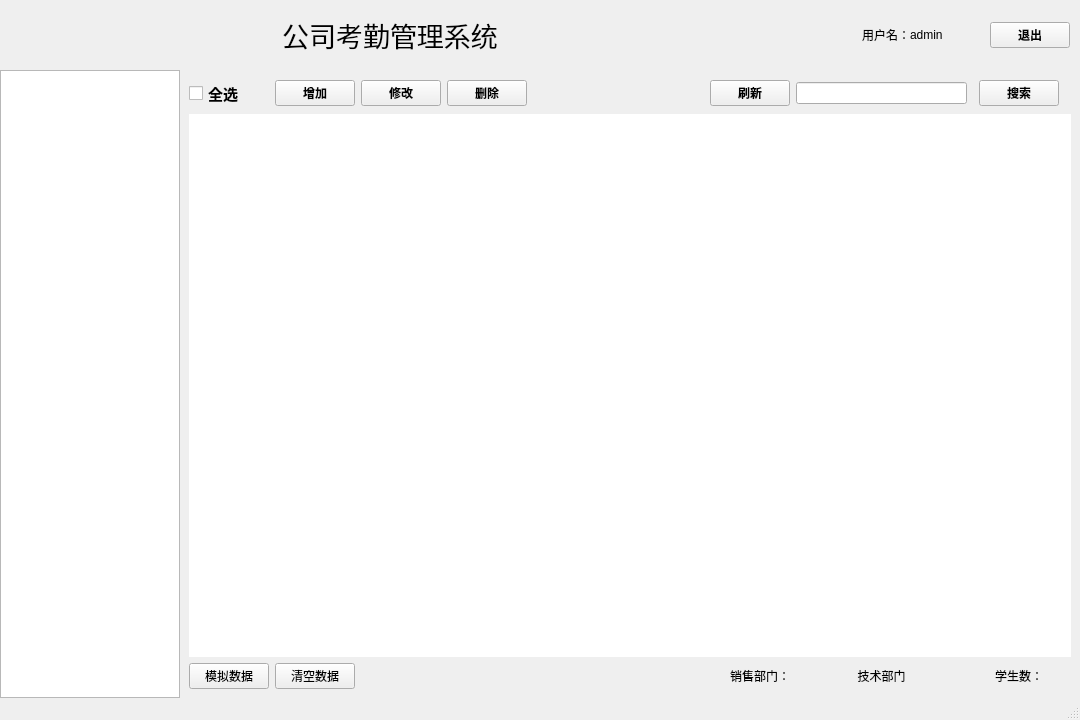
<?xml version="1.0" encoding="UTF-8"?>
<ui version="4.0">
 <class>employee</class>
 <widget class="QMainWindow" name="employee">
  <property name="geometry">
   <rect>
    <x>0</x>
    <y>0</y>
    <width>1080</width>
    <height>720</height>
   </rect>
  </property>
  <property name="minimumSize">
   <size>
    <width>1080</width>
    <height>720</height>
   </size>
  </property>
  <property name="acceptDrops">
   <bool>false</bool>
  </property>
  <property name="windowTitle">
   <string>公司考勤管理系统</string>
  </property>
  <property name="windowIcon">
   <iconset resource="png.qrc">
    <normaloff>:/headPhoto.jpg</normaloff>:/headPhoto.jpg</iconset>
  </property>
  <property name="styleSheet">
   <string notr="true"/>
  </property>
  <widget class="QWidget" name="centralwidget">
   <property name="styleSheet">
    <string notr="true"/>
   </property>
   <layout class="QGridLayout" name="gridLayout_3" rowstretch="1,9" columnstretch="2,8" rowminimumheight="1,9" columnminimumwidth="1,9">
    <property name="leftMargin">
     <number>0</number>
    </property>
    <property name="topMargin">
     <number>0</number>
    </property>
    <property name="rightMargin">
     <number>0</number>
    </property>
    <property name="bottomMargin">
     <number>0</number>
    </property>
    <property name="spacing">
     <number>0</number>
    </property>
    <item row="0" column="0" colspan="2">
     <widget class="QWidget" name="bg_title" native="true">
      <property name="minimumSize">
       <size>
        <width>0</width>
        <height>0</height>
       </size>
      </property>
      <property name="maximumSize">
       <size>
        <width>16777215</width>
        <height>16777215</height>
       </size>
      </property>
      <property name="layoutDirection">
       <enum>Qt::LeftToRight</enum>
      </property>
      <property name="styleSheet">
       <string notr="true"/>
      </property>
      <layout class="QGridLayout" name="gridLayout" columnstretch="0,0,0,0">
       <property name="leftMargin">
        <number>0</number>
       </property>
       <property name="topMargin">
        <number>0</number>
       </property>
       <property name="rightMargin">
        <number>0</number>
       </property>
       <property name="bottomMargin">
        <number>0</number>
       </property>
       <property name="spacing">
        <number>0</number>
       </property>
       <item row="0" column="0">
        <spacer name="horizontalSpacer">
         <property name="orientation">
          <enum>Qt::Horizontal</enum>
         </property>
         <property name="sizeHint" stdset="0">
          <size>
           <width>101</width>
           <height>20</height>
          </size>
         </property>
        </spacer>
       </item>
       <item row="0" column="3">
        <widget class="QWidget" name="widget_2" native="true">
         <property name="minimumSize">
          <size>
           <width>300</width>
           <height>0</height>
          </size>
         </property>
         <property name="maximumSize">
          <size>
           <width>16777215</width>
           <height>16777215</height>
          </size>
         </property>
         <layout class="QGridLayout" name="gridLayout_2" columnminimumwidth="0,0,0,0,0">
          <property name="leftMargin">
           <number>10</number>
          </property>
          <property name="topMargin">
           <number>0</number>
          </property>
          <property name="rightMargin">
           <number>10</number>
          </property>
          <property name="bottomMargin">
           <number>0</number>
          </property>
          <property name="spacing">
           <number>0</number>
          </property>
          <item row="0" column="1">
           <widget class="QLabel" name="label_2">
            <property name="text">
             <string>用户名：</string>
            </property>
            <property name="alignment">
             <set>Qt::AlignRight|Qt::AlignTrailing|Qt::AlignVCenter</set>
            </property>
           </widget>
          </item>
          <item row="0" column="0">
           <widget class="QLabel" name="imglabel">
            <property name="minimumSize">
             <size>
              <width>40</width>
              <height>40</height>
             </size>
            </property>
            <property name="maximumSize">
             <size>
              <width>40</width>
              <height>40</height>
             </size>
            </property>
            <property name="styleSheet">
             <string notr="true">image: url(:/headPhoto.jpg);</string>
            </property>
            <property name="text">
             <string/>
            </property>
           </widget>
          </item>
          <item row="0" column="4">
           <widget class="QPushButton" name="exit_btn">
            <property name="minimumSize">
             <size>
              <width>0</width>
              <height>0</height>
             </size>
            </property>
            <property name="maximumSize">
             <size>
              <width>16777215</width>
              <height>16777215</height>
             </size>
            </property>
            <property name="font">
             <font>
              <bold>true</bold>
             </font>
            </property>
            <property name="styleSheet">
             <string notr="true"/>
            </property>
            <property name="text">
             <string>退出</string>
            </property>
            <property name="btn" stdset="0">
             <string>main</string>
            </property>
           </widget>
          </item>
          <item row="0" column="3">
           <widget class="QLabel" name="lb_name">
            <property name="minimumSize">
             <size>
              <width>0</width>
              <height>0</height>
             </size>
            </property>
            <property name="text">
             <string>admin</string>
            </property>
            <property name="alignment">
             <set>Qt::AlignLeading|Qt::AlignLeft|Qt::AlignVCenter</set>
            </property>
           </widget>
          </item>
         </layout>
        </widget>
       </item>
       <item row="0" column="2">
        <spacer name="horizontalSpacer_2">
         <property name="orientation">
          <enum>Qt::Horizontal</enum>
         </property>
         <property name="sizeHint" stdset="0">
          <size>
           <width>40</width>
           <height>20</height>
          </size>
         </property>
        </spacer>
       </item>
       <item row="0" column="1">
        <widget class="QLabel" name="label">
         <property name="minimumSize">
          <size>
           <width>300</width>
           <height>50</height>
          </size>
         </property>
         <property name="maximumSize">
          <size>
           <width>16777215</width>
           <height>16777215</height>
          </size>
         </property>
         <property name="font">
          <font>
           <pointsize>20</pointsize>
           <bold>false</bold>
          </font>
         </property>
         <property name="text">
          <string>公司考勤管理系统</string>
         </property>
         <property name="alignment">
          <set>Qt::AlignCenter</set>
         </property>
        </widget>
       </item>
      </layout>
     </widget>
    </item>
    <item row="1" column="0">
     <widget class="QTreeWidget" name="treeWidget">
      <property name="minimumSize">
       <size>
        <width>180</width>
        <height>0</height>
       </size>
      </property>
      <property name="maximumSize">
       <size>
        <width>180</width>
        <height>16777215</height>
       </size>
      </property>
      <property name="font">
       <font>
        <bold>true</bold>
       </font>
      </property>
      <property name="styleSheet">
       <string notr="true"/>
      </property>
      <attribute name="headerVisible">
       <bool>false</bool>
      </attribute>
      <column>
       <property name="text">
        <string notr="true">1</string>
       </property>
      </column>
     </widget>
    </item>
    <item row="1" column="1">
     <widget class="QStackedWidget" name="stackedWidget">
      <property name="styleSheet">
       <string notr="true"/>
      </property>
      <property name="lineWidth">
       <number>4</number>
      </property>
      <property name="currentIndex">
       <number>0</number>
      </property>
      <widget class="QWidget" name="page">
       <layout class="QGridLayout" name="gridLayout_5">
        <item row="0" column="6">
         <widget class="QLineEdit" name="le_find">
          <property name="minimumSize">
           <size>
            <width>100</width>
            <height>0</height>
           </size>
          </property>
          <property name="maximumSize">
           <size>
            <width>250</width>
            <height>16777215</height>
           </size>
          </property>
         </widget>
        </item>
        <item row="0" column="3">
         <widget class="QPushButton" name="btn_delete">
          <property name="font">
           <font>
            <bold>true</bold>
           </font>
          </property>
          <property name="styleSheet">
           <string notr="true"/>
          </property>
          <property name="text">
           <string>删除</string>
          </property>
          <property name="btn" stdset="0">
           <string>main</string>
          </property>
         </widget>
        </item>
        <item row="0" column="1">
         <widget class="QPushButton" name="btn_add">
          <property name="font">
           <font>
            <bold>true</bold>
           </font>
          </property>
          <property name="styleSheet">
           <string notr="true"/>
          </property>
          <property name="text">
           <string>增加</string>
          </property>
          <property name="btn" stdset="0">
           <string>main</string>
          </property>
         </widget>
        </item>
        <item row="2" column="8">
         <widget class="QLabel" name="lb_cnt">
          <property name="text">
           <string>学生数：</string>
          </property>
          <property name="alignment">
           <set>Qt::AlignCenter</set>
          </property>
         </widget>
        </item>
        <item row="2" column="1">
         <widget class="QPushButton" name="btn_empty">
          <property name="text">
           <string>清空数据</string>
          </property>
          <property name="btn" stdset="0">
           <string>main</string>
          </property>
         </widget>
        </item>
        <item row="0" column="4">
         <spacer name="horizontalSpacer_3">
          <property name="orientation">
           <enum>Qt::Horizontal</enum>
          </property>
          <property name="sizeHint" stdset="0">
           <size>
            <width>40</width>
            <height>20</height>
           </size>
          </property>
         </spacer>
        </item>
        <item row="1" column="0" colspan="11">
         <widget class="QTableWidget" name="tableWidget_2">
          <property name="minimumSize">
           <size>
            <width>0</width>
            <height>0</height>
           </size>
          </property>
          <property name="maximumSize">
           <size>
            <width>16777215</width>
            <height>16777215</height>
           </size>
          </property>
          <property name="baseSize">
           <size>
            <width>0</width>
            <height>0</height>
           </size>
          </property>
          <property name="styleSheet">
           <string notr="true">border-radius:6px;</string>
          </property>
          <attribute name="horizontalHeaderStretchLastSection">
           <bool>true</bool>
          </attribute>
          <attribute name="verticalHeaderVisible">
           <bool>false</bool>
          </attribute>
         </widget>
        </item>
        <item row="0" column="8">
         <widget class="QPushButton" name="btn_find">
          <property name="font">
           <font>
            <bold>true</bold>
           </font>
          </property>
          <property name="styleSheet">
           <string notr="true"/>
          </property>
          <property name="text">
           <string>搜索</string>
          </property>
          <property name="btn" stdset="0">
           <string>main</string>
          </property>
         </widget>
        </item>
        <item row="0" column="0">
         <widget class="QCheckBox" name="checkBox_2">
          <property name="font">
           <font>
            <pointsize>11</pointsize>
            <bold>true</bold>
           </font>
          </property>
          <property name="text">
           <string>全选</string>
          </property>
         </widget>
        </item>
        <item row="0" column="2">
         <widget class="QPushButton" name="btn_update">
          <property name="font">
           <font>
            <bold>true</bold>
           </font>
          </property>
          <property name="styleSheet">
           <string notr="true"/>
          </property>
          <property name="text">
           <string>修改</string>
          </property>
          <property name="btn" stdset="0">
           <string>main</string>
          </property>
         </widget>
        </item>
        <item row="2" column="0">
         <widget class="QPushButton" name="btn_simulation">
          <property name="text">
           <string>模拟数据</string>
          </property>
          <property name="btn" stdset="0">
           <string>main</string>
          </property>
         </widget>
        </item>
        <item row="0" column="5">
         <widget class="QPushButton" name="btn_refresh">
          <property name="font">
           <font>
            <bold>true</bold>
           </font>
          </property>
          <property name="toolTip">
           <string>F5</string>
          </property>
          <property name="text">
           <string>刷新</string>
          </property>
          <property name="btn" stdset="0">
           <string>main</string>
          </property>
         </widget>
        </item>
        <item row="2" column="5">
         <widget class="QLabel" name="lb_dpm_two">
          <property name="text">
           <string>销售部门：</string>
          </property>
          <property name="alignment">
           <set>Qt::AlignRight|Qt::AlignTrailing|Qt::AlignVCenter</set>
          </property>
         </widget>
        </item>
        <item row="2" column="6">
         <widget class="QLabel" name="lb_dpm_one">
          <property name="text">
           <string>技术部门</string>
          </property>
          <property name="alignment">
           <set>Qt::AlignCenter</set>
          </property>
         </widget>
        </item>
       </layout>
      </widget>
      <widget class="QWidget" name="page_2">
       <layout class="QGridLayout" name="gridLayout_4">
        <item row="0" column="0">
         <widget class="QCheckBox" name="checkBox">
          <property name="text">
           <string>全选</string>
          </property>
         </widget>
        </item>
        <item row="0" column="1">
         <widget class="QLineEdit" name="lineEdit"/>
        </item>
        <item row="0" column="2">
         <widget class="QPushButton" name="pushButton">
          <property name="minimumSize">
           <size>
            <width>80</width>
            <height>0</height>
           </size>
          </property>
          <property name="styleSheet">
           <string notr="true">background-color: rgba(138,198,209,1);</string>
          </property>
          <property name="text">
           <string>搜索</string>
          </property>
         </widget>
        </item>
        <item row="0" column="3">
         <widget class="QPushButton" name="pushButton_2">
          <property name="minimumSize">
           <size>
            <width>80</width>
            <height>0</height>
           </size>
          </property>
          <property name="styleSheet">
           <string notr="true">background-color: rgba(138,198,209,1);</string>
          </property>
          <property name="text">
           <string>增加</string>
          </property>
         </widget>
        </item>
        <item row="0" column="4">
         <widget class="QPushButton" name="pushButton_3">
          <property name="minimumSize">
           <size>
            <width>80</width>
            <height>0</height>
           </size>
          </property>
          <property name="text">
           <string>修改</string>
          </property>
         </widget>
        </item>
        <item row="0" column="5">
         <widget class="QPushButton" name="pushButton_4">
          <property name="minimumSize">
           <size>
            <width>80</width>
            <height>0</height>
           </size>
          </property>
          <property name="text">
           <string>删除</string>
          </property>
         </widget>
        </item>
        <item row="1" column="0" colspan="6">
         <widget class="QTableWidget" name="tableWidget"/>
        </item>
       </layout>
      </widget>
     </widget>
    </item>
   </layout>
  </widget>
  <widget class="QMenuBar" name="menubar">
   <property name="geometry">
    <rect>
     <x>0</x>
     <y>0</y>
     <width>1080</width>
     <height>26</height>
    </rect>
   </property>
  </widget>
  <widget class="QStatusBar" name="statusbar"/>
 </widget>
 <tabstops>
  <tabstop>le_find</tabstop>
  <tabstop>btn_find</tabstop>
  <tabstop>btn_delete</tabstop>
  <tabstop>btn_update</tabstop>
  <tabstop>btn_add</tabstop>
  <tabstop>checkBox_2</tabstop>
  <tabstop>exit_btn</tabstop>
  <tabstop>tableWidget_2</tabstop>
  <tabstop>treeWidget</tabstop>
  <tabstop>checkBox</tabstop>
  <tabstop>lineEdit</tabstop>
  <tabstop>pushButton</tabstop>
  <tabstop>pushButton_2</tabstop>
  <tabstop>pushButton_3</tabstop>
  <tabstop>pushButton_4</tabstop>
  <tabstop>tableWidget</tabstop>
  <tabstop>btn_empty</tabstop>
  <tabstop>btn_simulation</tabstop>
  <tabstop>btn_refresh</tabstop>
 </tabstops>
 <resources>
  <include location="png.qrc"/>
 </resources>
 <connections/>
</ui>
